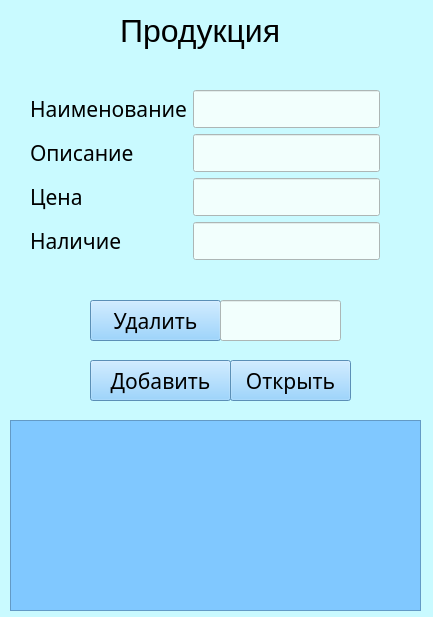
<?xml version="1.0" encoding="UTF-8"?>
<ui version="4.0">
 <class>Form</class>
 <widget class="QWidget" name="Form">
  <property name="geometry">
   <rect>
    <x>0</x>
    <y>0</y>
    <width>433</width>
    <height>617</height>
   </rect>
  </property>
  <property name="windowTitle">
   <string>Form</string>
  </property>
  <property name="styleSheet">
   <string notr="true">background-color: rgb(201, 250, 255);
</string>
  </property>
  <widget class="QLabel" name="client_label">
   <property name="geometry">
    <rect>
     <x>120</x>
     <y>10</y>
     <width>201</width>
     <height>41</height>
    </rect>
   </property>
   <property name="font">
    <font>
     <pointsize>24</pointsize>
    </font>
   </property>
   <property name="text">
    <string>Продукция</string>
   </property>
  </widget>
  <widget class="QPushButton" name="pushButton_delete">
   <property name="geometry">
    <rect>
     <x>90</x>
     <y>300</y>
     <width>131</width>
     <height>41</height>
    </rect>
   </property>
   <property name="font">
    <font>
     <family>Cascadia Mono Light</family>
     <pointsize>16</pointsize>
    </font>
   </property>
   <property name="styleSheet">
    <string notr="true">background-color: rgb(128, 200, 255);
</string>
   </property>
   <property name="text">
    <string>Удалить</string>
   </property>
  </widget>
  <widget class="QLineEdit" name="lineEdit_delet1">
   <property name="geometry">
    <rect>
     <x>220</x>
     <y>300</y>
     <width>121</width>
     <height>41</height>
    </rect>
   </property>
   <property name="font">
    <font>
     <family>Cascadia Mono Light</family>
     <pointsize>16</pointsize>
    </font>
   </property>
   <property name="styleSheet">
    <string notr="true">background-color: rgb(242, 255, 253);</string>
   </property>
  </widget>
  <widget class="QPushButton" name="pushButton_insert">
   <property name="geometry">
    <rect>
     <x>90</x>
     <y>360</y>
     <width>141</width>
     <height>41</height>
    </rect>
   </property>
   <property name="font">
    <font>
     <family>Cascadia Mono Light</family>
     <pointsize>16</pointsize>
    </font>
   </property>
   <property name="styleSheet">
    <string notr="true">background-color: rgb(128, 200, 255);
</string>
   </property>
   <property name="text">
    <string>Добавить</string>
   </property>
  </widget>
  <widget class="QPushButton" name="pushButton_open">
   <property name="geometry">
    <rect>
     <x>230</x>
     <y>360</y>
     <width>121</width>
     <height>41</height>
    </rect>
   </property>
   <property name="font">
    <font>
     <family>Cascadia Mono Light</family>
     <pointsize>16</pointsize>
    </font>
   </property>
   <property name="styleSheet">
    <string notr="true">background-color: rgb(128, 200, 255);
</string>
   </property>
   <property name="text">
    <string>Открыть</string>
   </property>
  </widget>
  <widget class="QTableWidget" name="tableWidget">
   <property name="geometry">
    <rect>
     <x>10</x>
     <y>420</y>
     <width>411</width>
     <height>191</height>
    </rect>
   </property>
   <property name="styleSheet">
    <string notr="true">background-color: rgb(128, 200, 255);
</string>
   </property>
  </widget>
  <widget class="QWidget" name="layoutWidget">
   <property name="geometry">
    <rect>
     <x>30</x>
     <y>90</y>
     <width>350</width>
     <height>191</height>
    </rect>
   </property>
   <layout class="QFormLayout" name="formLayout">
    <item row="0" column="0">
     <widget class="QLabel" name="label_imia">
      <property name="font">
       <font>
        <family>Cascadia Mono Light</family>
        <pointsize>16</pointsize>
       </font>
      </property>
      <property name="text">
       <string>Наименование</string>
      </property>
     </widget>
    </item>
    <item row="0" column="1">
     <widget class="QLineEdit" name="lineEdit_Imia">
      <property name="font">
       <font>
        <family>Cascadia Mono Light</family>
        <pointsize>16</pointsize>
       </font>
      </property>
      <property name="styleSheet">
       <string notr="true">background-color: rgb(242, 255, 253);</string>
      </property>
     </widget>
    </item>
    <item row="1" column="0">
     <widget class="QLabel" name="label_imia_2">
      <property name="font">
       <font>
        <family>Cascadia Mono Light</family>
        <pointsize>16</pointsize>
       </font>
      </property>
      <property name="text">
       <string>Описание</string>
      </property>
     </widget>
    </item>
    <item row="1" column="1">
     <widget class="QLineEdit" name="lineEdit_Imia_2">
      <property name="font">
       <font>
        <family>Cascadia Mono Light</family>
        <pointsize>16</pointsize>
       </font>
      </property>
      <property name="styleSheet">
       <string notr="true">background-color: rgb(242, 255, 253);</string>
      </property>
     </widget>
    </item>
    <item row="2" column="0">
     <widget class="QLabel" name="label_imia_3">
      <property name="font">
       <font>
        <family>Cascadia Mono Light</family>
        <pointsize>16</pointsize>
       </font>
      </property>
      <property name="text">
       <string>Цена</string>
      </property>
     </widget>
    </item>
    <item row="2" column="1">
     <widget class="QLineEdit" name="lineEdit_Imia_3">
      <property name="font">
       <font>
        <family>Cascadia Mono Light</family>
        <pointsize>16</pointsize>
       </font>
      </property>
      <property name="styleSheet">
       <string notr="true">background-color: rgb(242, 255, 253);</string>
      </property>
     </widget>
    </item>
    <item row="3" column="0">
     <widget class="QLabel" name="label_imia_5">
      <property name="font">
       <font>
        <family>Cascadia Mono Light</family>
        <pointsize>16</pointsize>
       </font>
      </property>
      <property name="text">
       <string>Наличие</string>
      </property>
     </widget>
    </item>
    <item row="3" column="1">
     <widget class="QLineEdit" name="lineEdit_Imia_4">
      <property name="font">
       <font>
        <family>Cascadia Mono Light</family>
        <pointsize>16</pointsize>
       </font>
      </property>
      <property name="styleSheet">
       <string notr="true">background-color: rgb(242, 255, 253);</string>
      </property>
     </widget>
    </item>
   </layout>
  </widget>
 </widget>
 <resources/>
 <connections/>
</ui>
